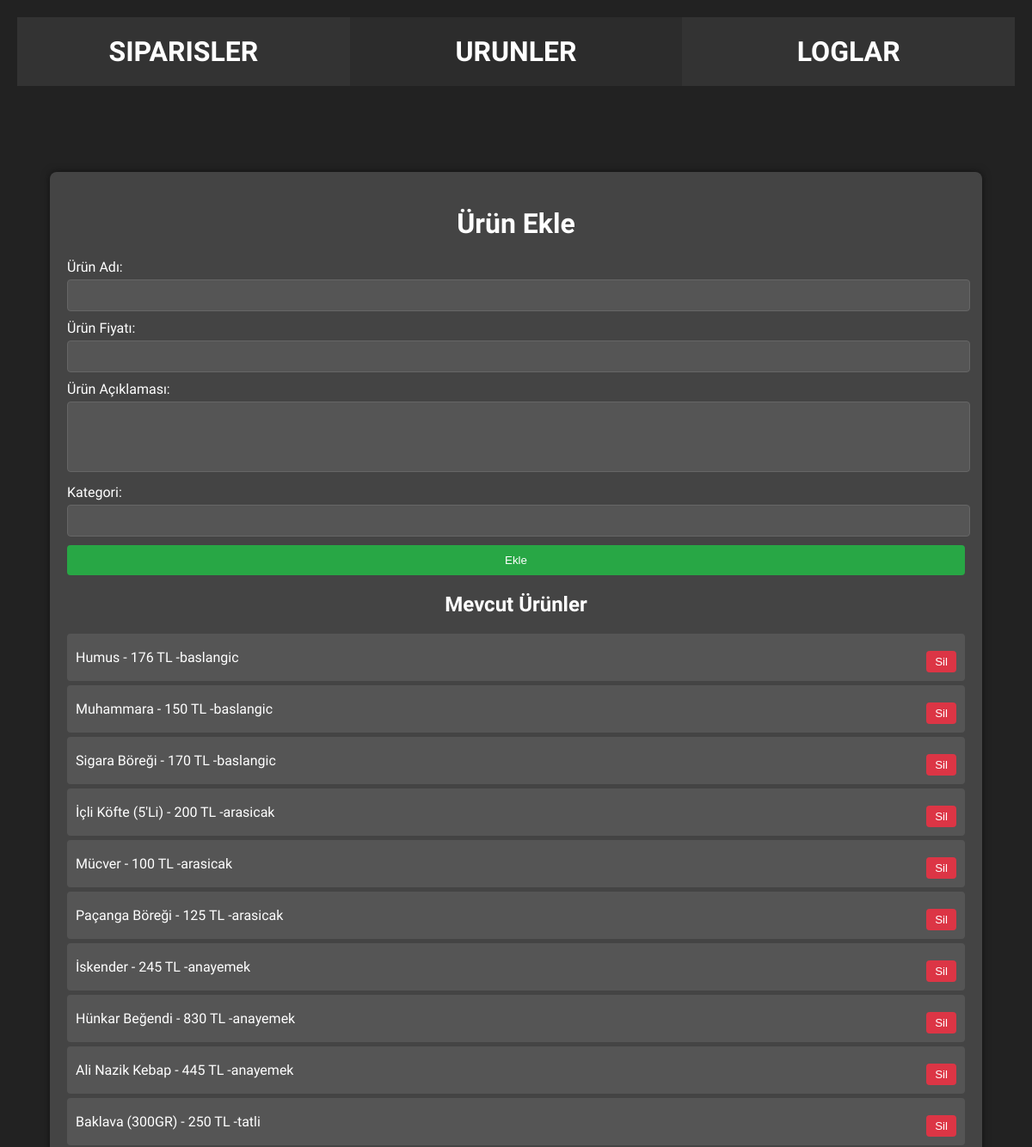
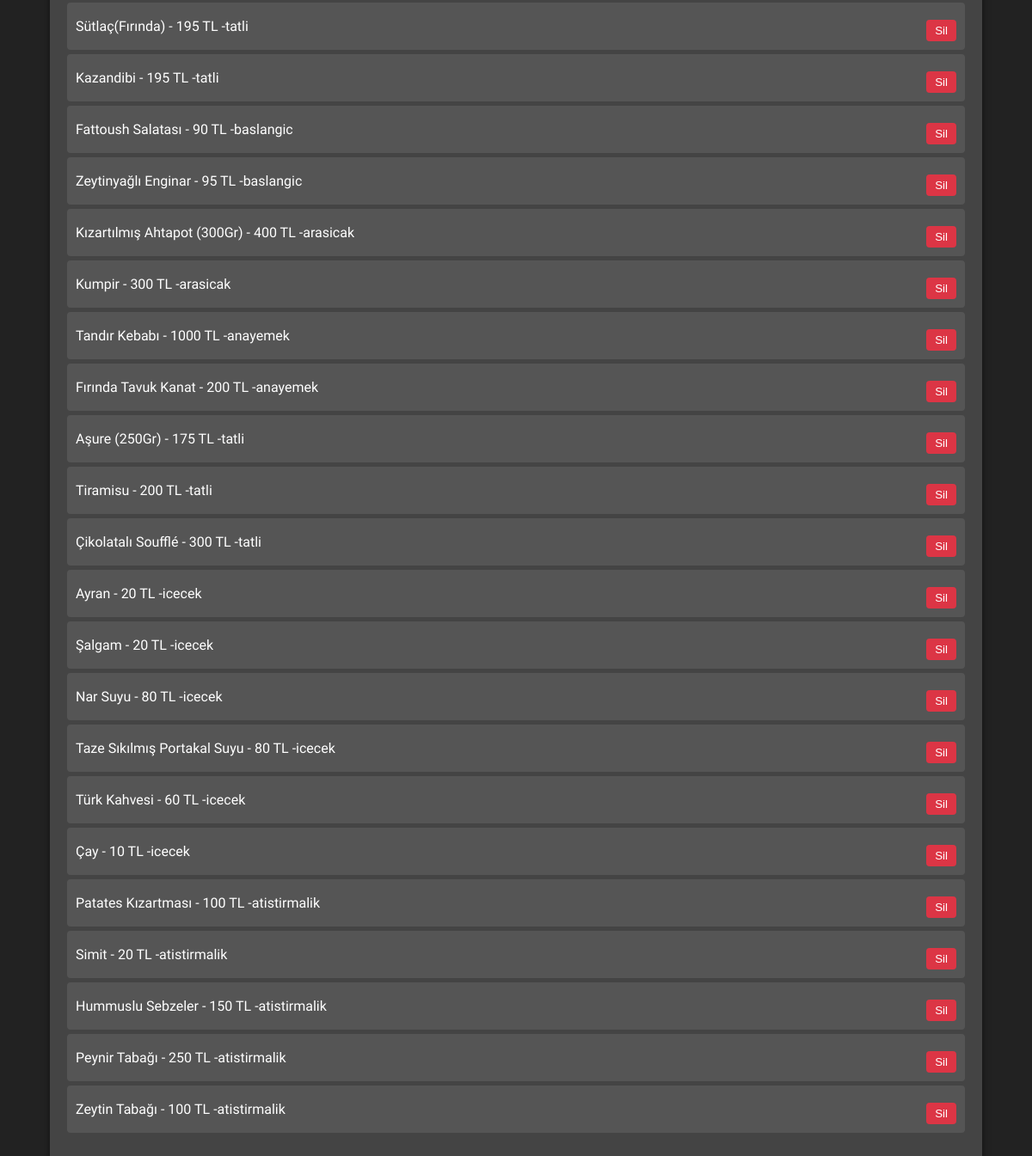
The app's page /urun_yonet.php with its own data (2 pictures, top to bottom).
### tables this page shows
CREATE TABLE `urunler` (
  `id` int(11) NOT NULL,
  `urun_ad` text NOT NULL,
  `urun_fiyat` int(11) NOT NULL,
  `urun_aciklama` text NOT NULL,
  `urun_kategori` text NOT NULL
);

### urun_yonet.php (the view, shortened to what this page needs)
<?php
$servername = "localhost";
$username = "root";
$password = "";
$dbname = "qrmenu";
$conn = new mysqli($servername, $username, $password, $dbname);
$urun_query = "SELECT * FROM urunler";
$urun_result = $conn->query($urun_query);
?>
<!DOCTYPE html>
<html lang="tr">
<head>
</head>
<body>
    <div class="navbar">
        <div class="admin">
            <a href="admin.php"><h1>SIPARISLER</h1></a>
        </div>
        <div class="urun">
            <a href="urun_yonet.php"><h1>URUNLER</h1></a>
        </div>
        <div class="log">
            <a href="siparis_log.php"><h1>LOGLAR</h1></a>
        </div>
    </div>
    <div class="container">
        <h1>Ürün Ekle</h1>
        <form method="POST" onsubmit="return validateForm()">
            <label for="urun_ad">Ürün Adı:</label>
            <input type="text" name="urun_ad" id="urun_ad" required>
            <label for="urun_fiyat">Ürün Fiyatı:</label>
            <input type="number" name="urun_fiyat" id="urun_fiyat" required>
            <label for="urun_aciklama">Ürün Açıklaması:</label>
            <textarea name="urun_aciklama" id="urun_aciklama" rows="4" required></textarea>
            <label for="urun_kategori">Kategori:</label>
            <input type="text" name="urun_kategori" id="urun_kategori" required>
            <button type="submit" name="ekle">Ekle</button>
        </form>
        <h2>Mevcut Ürünler</h2>
        <ul class="list-group">
            <?php while ($urun = $urun_result->fetch_assoc()): ?>
                <li class="list-group-item">
                    <?php echo $urun['urun_ad']; ?> - <?php echo $urun['urun_fiyat']; ?> TL  -<?php echo $urun['urun_kategori']; ?>
                    <form method="POST" style="display:inline;">
                        <button type="submit" name="sil" class="sil-btn">Sil</button>
                    </form>
                </li>
            <?php endwhile; ?>
        </ul>
    </div>
</body>
</html>

### urun_yonet.php (style rules this page uses)
body { font-family: "Girassol", serif; background-color: #222; color: white; margin: 0; padding: 20px; }
.container { width: 90%; margin: auto; padding: 20px; border-radius: 8px; background-color: #444; box-shadow: 0 0 10px rgba(0, 0, 0, 0.5); margin-top:100px; }
h1, h2 { text-align: center; }
label { display: block; margin: 10px 0 5px; }
input[type="text"], input[type="number"], textarea { width: 100%; padding-top: 10px; padding-bottom: 10px; border: 1px solid #666; border-radius: 4px; background-color: #555; color: white; resize: none; }
button { background-color: #28a745; color: white; border: none; padding: 10px 15px; border-radius: 4px; cursor: pointer; margin-top: 10px; display: block; width: 100%; }
.sil-btn { background-color: #dc3545; color: white; border-radius: 4px; padding: 5px 10px; width: auto; margin-left: 10px; }
.list-group { margin-top: 20px; padding: 0; list-style-type: none; }
.list-group-item { background-color: #555; padding: 10px; margin: 5px 0; border-radius: 4px; display: flex; justify-content: space-between; align-items: center; }
.navbar { width: 100%; background-color: #333; display:flex; color:white; }
a { text-decoration: none; }
a>h1 { color:white; }
.admin { width: 50%; height:10vh; display:flex; align-items:center; justify-content:center; }
.urun { width: 50%; height:10vh; display:flex; align-items:center; justify-content:center; background-color:#2c2c2c; }
.log { width: 50%; height:10vh; display:flex; align-items:center; justify-content:center; }

### records on screen
urunler: urun_ad "Humus", urun_fiyat "176", urun_kategori "baslangic"
urunler: urun_ad "Muhammara", urun_fiyat "150", urun_kategori "baslangic"
urunler: urun_ad "Sigara Böreği", urun_fiyat "170", urun_kategori "baslangic"
urunler: urun_ad "İçli Köfte (5'Li)", urun_fiyat "200", urun_kategori "arasicak"
urunler: urun_ad "Mücver", urun_fiyat "100", urun_kategori "arasicak"
urunler: urun_ad "Paçanga Böreği", urun_fiyat "125", urun_kategori "arasicak"
urunler: urun_ad "İskender", urun_fiyat "245", urun_kategori "anayemek"
urunler: urun_ad "Hünkar Beğendi", urun_fiyat "830", urun_kategori "anayemek"
urunler: urun_ad "Ali Nazik Kebap", urun_fiyat "445", urun_kategori "anayemek"
urunler: urun_ad "Baklava (300GR)", urun_fiyat "250", urun_kategori "tatli"
urunler: urun_ad "Sütlaç(Fırında)", urun_fiyat "195", urun_kategori "tatli"
urunler: urun_ad "Kazandibi", urun_fiyat "195", urun_kategori "tatli"
urunler: urun_ad "Fattoush Salatası", urun_fiyat "90", urun_kategori "baslangic"
urunler: urun_ad "Zeytinyağlı Enginar", urun_fiyat "95", urun_kategori "baslangic"
urunler: urun_ad "Kızartılmış Ahtapot (300Gr)", urun_fiyat "400", urun_kategori "arasicak"
urunler: urun_ad "Kumpir", urun_fiyat "300", urun_kategori "arasicak"
urunler: urun_ad "Tandır Kebabı", urun_fiyat "1000", urun_kategori "anayemek"
urunler: urun_ad "Fırında Tavuk Kanat", urun_fiyat "200", urun_kategori "anayemek"
urunler: urun_ad "Aşure (250Gr)", urun_fiyat "175", urun_kategori "tatli"
urunler: urun_ad "Tiramisu", urun_fiyat "200", urun_kategori "tatli"
urunler: urun_ad "Çikolatalı Soufflé", urun_fiyat "300", urun_kategori "tatli"
urunler: urun_ad "Ayran", urun_fiyat "20", urun_kategori "icecek"
urunler: urun_ad "Şalgam", urun_fiyat "20", urun_kategori "icecek"
urunler: urun_ad "Nar Suyu", urun_fiyat "80", urun_kategori "icecek"
urunler: urun_ad "Taze Sıkılmış Portakal Suyu", urun_fiyat "80", urun_kategori "icecek"
urunler: urun_ad "Türk Kahvesi", urun_fiyat "60", urun_kategori "icecek"
urunler: urun_ad "Çay", urun_fiyat "10", urun_kategori "icecek"
urunler: urun_ad "Patates Kızartması", urun_fiyat "100", urun_kategori "atistirmalik"
urunler: urun_ad "Simit", urun_fiyat "20", urun_kategori "atistirmalik"
urunler: urun_ad "Hummuslu Sebzeler", urun_fiyat "150", urun_kategori "atistirmalik"
urunler: urun_ad "Peynir Tabağı", urun_fiyat "250", urun_kategori "atistirmalik"
urunler: urun_ad "Zeytin Tabağı", urun_fiyat "100", urun_kategori "atistirmalik"
